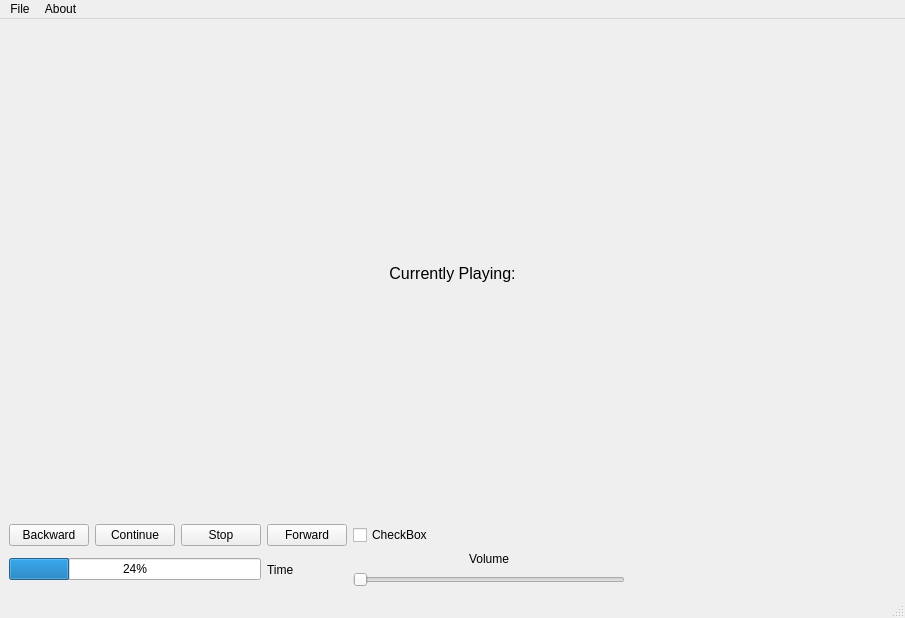
<?xml version="1.0" encoding="UTF-8"?>
<ui version="4.0">
 <class>MainWindow</class>
 <widget class="QMainWindow" name="MainWindow">
  <property name="geometry">
   <rect>
    <x>0</x>
    <y>0</y>
    <width>905</width>
    <height>618</height>
   </rect>
  </property>
  <property name="windowTitle">
   <string>MainWindow</string>
  </property>
  <widget class="QWidget" name="centralwidget">
   <layout class="QGridLayout" name="gridLayout">
    <item row="1" column="0">
     <layout class="QGridLayout" name="gridLayout_2">
      <item row="0" column="1">
       <widget class="QPushButton" name="cont_pau">
        <property name="text">
         <string>Continue</string>
        </property>
       </widget>
      </item>
      <item row="0" column="3">
       <widget class="QPushButton" name="forward">
        <property name="text">
         <string>Forward</string>
        </property>
       </widget>
      </item>
      <item row="0" column="2">
       <widget class="QPushButton" name="stop_but">
        <property name="text">
         <string>Stop</string>
        </property>
       </widget>
      </item>
      <item row="0" column="4">
       <widget class="QCheckBox" name="loop_single">
        <property name="text">
         <string>CheckBox</string>
        </property>
       </widget>
      </item>
      <item row="1" column="0" colspan="3">
       <widget class="QProgressBar" name="song_progress">
        <property name="value">
         <number>24</number>
        </property>
        <property name="alignment">
         <set>Qt::AlignLeading|Qt::AlignLeft|Qt::AlignVCenter</set>
        </property>
        <property name="format">
         <string>%p%</string>
        </property>
       </widget>
      </item>
      <item row="0" column="0">
       <widget class="QPushButton" name="backward">
        <property name="text">
         <string>Backward</string>
        </property>
       </widget>
      </item>
      <item row="1" column="3">
       <widget class="QLabel" name="time_remain">
        <property name="text">
         <string>Time</string>
        </property>
       </widget>
      </item>
      <item row="1" column="4">
       <layout class="QVBoxLayout" name="verticalLayout_2">
        <item>
         <widget class="QLabel" name="volume">
          <property name="text">
           <string>Volume</string>
          </property>
          <property name="alignment">
           <set>Qt::AlignCenter</set>
          </property>
         </widget>
        </item>
        <item>
         <widget class="QSlider" name="volume_ctrl">
          <property name="orientation">
           <enum>Qt::Horizontal</enum>
          </property>
         </widget>
        </item>
       </layout>
      </item>
      <item row="0" column="5">
       <spacer name="horizontalSpacer">
        <property name="orientation">
         <enum>Qt::Horizontal</enum>
        </property>
        <property name="sizeHint" stdset="0">
         <size>
          <width>40</width>
          <height>20</height>
         </size>
        </property>
       </spacer>
      </item>
     </layout>
    </item>
    <item row="0" column="0">
     <layout class="QVBoxLayout" name="verticalLayout">
      <item>
       <widget class="QLabel" name="playing">
        <property name="font">
         <font>
          <family>Arial</family>
          <pointsize>12</pointsize>
         </font>
        </property>
        <property name="text">
         <string>Currently Playing:</string>
        </property>
        <property name="alignment">
         <set>Qt::AlignCenter</set>
        </property>
       </widget>
      </item>
     </layout>
    </item>
   </layout>
  </widget>
  <widget class="QMenuBar" name="menubar">
   <property name="geometry">
    <rect>
     <x>0</x>
     <y>0</y>
     <width>905</width>
     <height>25</height>
    </rect>
   </property>
   <widget class="QMenu" name="menuFile">
    <property name="title">
     <string>File</string>
    </property>
    <addaction name="actionOpen"/>
   </widget>
   <widget class="QMenu" name="menuAbout">
    <property name="title">
     <string>About</string>
    </property>
    <addaction name="actionLisence_Information"/>
   </widget>
   <addaction name="menuFile"/>
   <addaction name="menuAbout"/>
  </widget>
  <widget class="QStatusBar" name="statusbar"/>
  <action name="actionOpen">
   <property name="text">
    <string>Open</string>
   </property>
  </action>
  <action name="actionLisence_Information">
   <property name="text">
    <string>Lisence Information</string>
   </property>
  </action>
 </widget>
 <resources/>
 <connections/>
</ui>
